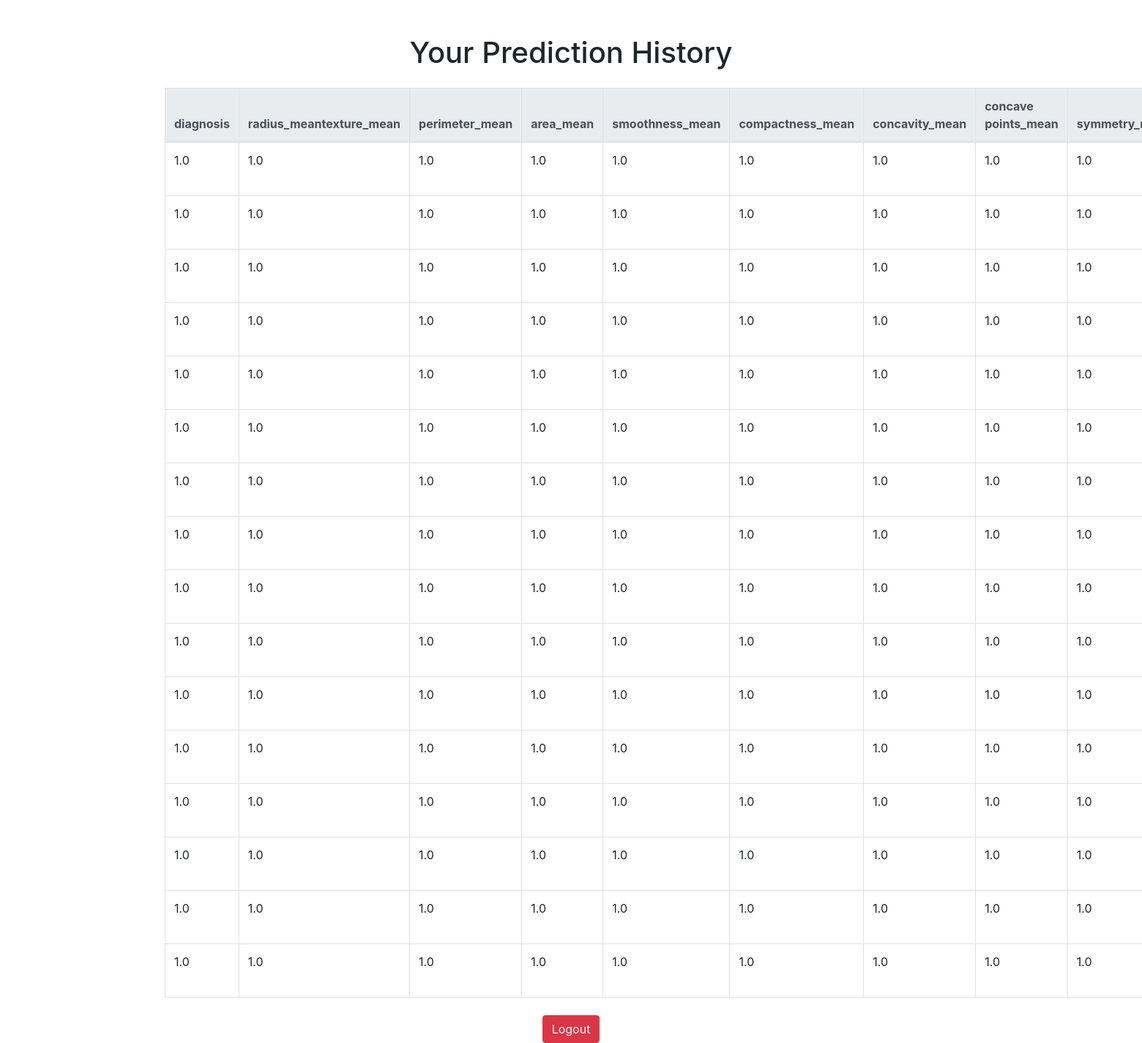
Screenshot of /history (signed in) with the database file from the repository.
### database.py (models this page shows)
class History(db.Model):
    __tablename__ = 'history'
    pred_id = db.Column(db.Integer, primary_key=True)
    user_id = db.Column(db.Integer, db.ForeignKey('users.id'))
    prediction = db.Column(db.String(60), nullable=False)
    pred_time = db.Column(db.DateTime)

### app.py (the view)
@app.route('/history', methods=['GET'])
def History():
        print(session['username'] , "ddddddddddddddddddddddddddddddddddddddddd")
        all_preds = database.get_user_predictions(username = session['username'])
        return render_template('history.html' , predictions=all_preds ,
                               num_features= Features.numerical_features )

### database.py (called while the page is built)
def get_user_predictions(username):
    founded_user_id = User.query.filter_by(username=username).first().id
    founded_history = History.query.filter_by(user_id=founded_user_id).all()
    for item in founded_history:
        print(type(item) , len(founded_history))
    print("%%%%%%%%%%%%%%%%%%%%%%%%%%%%%%%%%%%%%%%%%")
    return founded_history

### templates/history.html (shortened to what this page needs)
<!DOCTYPE html>
<html lang="fa">
<head>
    <link href="https://stackpath.bootstrapcdn.com/bootstrap/4.5.2/css/bootstrap.min.css" rel="stylesheet">
</head>
<body>
    <div class="container mt-5">
        <h1 class="text-center">Your Prediction History</h1>
        {% if predictions %}
            <table class="table table-bordered mt-4">
                <thead class="thead-light">
                    <tr>
                        {% for num_feature in num_features %}
                            <th>{{num_feature}}</th>
                        {%endfor%}
                    </tr>
                </thead>
                <tbody>
                    {% for record in predictions %}
                    <tr>
                        {% for num_feature in num_features %}
                            <td>{{record[num_feature]}}</td>
                        {%endfor%}
                    </tr>
                    {% endfor %}
                </tbody>
            </table>
        {% else %}
            <div class="alert alert-warning mt-4" role="alert">
                No Prediction registered.
            </div>
        {% endif %}
        <div class="mt-4 text-center">
            <a href="{{url_for('Logout')}}" class="btn btn-danger">Logout</a>
        </div>
    </div>
</body>
</html>

### rows the page displays
History: diagnosis "1.0" "1.0" "1.0" "1.0" "1.0" "1.0" "1.0" "1.0" "1.0"
History: diagnosis "1.0" "1.0" "1.0" "1.0" "1.0" "1.0" "1.0" "1.0" "1.0"
History: diagnosis "1.0" "1.0" "1.0" "1.0" "1.0" "1.0" "1.0" "1.0" "1.0"
History: diagnosis "1.0" "1.0" "1.0" "1.0" "1.0" "1.0" "1.0" "1.0" "1.0"
History: diagnosis "1.0" "1.0" "1.0" "1.0" "1.0" "1.0" "1.0" "1.0" "1.0"
History: diagnosis "1.0" "1.0" "1.0" "1.0" "1.0" "1.0" "1.0" "1.0" "1.0"
History: diagnosis "1.0" "1.0" "1.0" "1.0" "1.0" "1.0" "1.0" "1.0" "1.0"
History: diagnosis "1.0" "1.0" "1.0" "1.0" "1.0" "1.0" "1.0" "1.0" "1.0"
History: diagnosis "1.0" "1.0" "1.0" "1.0" "1.0" "1.0" "1.0" "1.0" "1.0"
History: diagnosis "1.0" "1.0" "1.0" "1.0" "1.0" "1.0" "1.0" "1.0" "1.0"
History: diagnosis "1.0" "1.0" "1.0" "1.0" "1.0" "1.0" "1.0" "1.0" "1.0"
History: diagnosis "1.0" "1.0" "1.0" "1.0" "1.0" "1.0" "1.0" "1.0" "1.0"
History: diagnosis "1.0" "1.0" "1.0" "1.0" "1.0" "1.0" "1.0" "1.0" "1.0"
History: diagnosis "1.0" "1.0" "1.0" "1.0" "1.0" "1.0" "1.0" "1.0" "1.0"
History: diagnosis "1.0" "1.0" "1.0" "1.0" "1.0" "1.0" "1.0" "1.0" "1.0"
History: diagnosis "1.0" "1.0" "1.0" "1.0" "1.0" "1.0" "1.0" "1.0" "1.0"

### other values shown
{{ num_feature }} "diagnosis" "radius_meantexture_mean" "perimeter_mean" "area_mean" "smoothness_mean" "compactness_mean" "concavity_mean" "concave points_mean"
